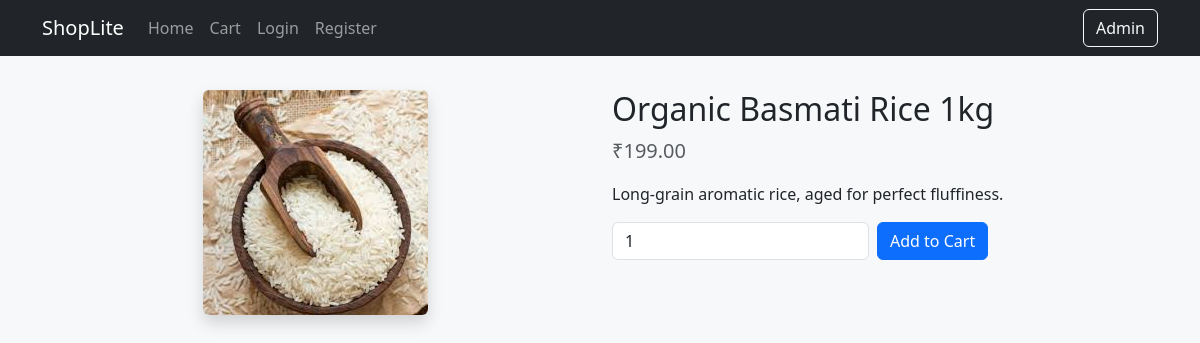
/product.php?id=2, run on the app's committed database.
### tables this page shows
CREATE TABLE products (
  id INT AUTO_INCREMENT PRIMARY KEY,
  name VARCHAR(200) NOT NULL,
  description TEXT,
  price DECIMAL(10,2) NOT NULL DEFAULT 0.00,
  created_at TIMESTAMP DEFAULT CURRENT_TIMESTAMP
);

### includes/functions.php (called while the page is built, shortened)
<?php
function money($amount): string { return '₹' . number_format((float)$amount, 2); }

### public/product.php (the view, shortened to what this page needs)
<?php
require __DIR__ . '/../includes/db.php';
require __DIR__ . '/../includes/functions.php';
$id = (int)($_GET['id'] ?? 0);
$st = $pdo->prepare('SELECT * FROM products WHERE id = ?');
$st->execute([$id]);
$product = $st->fetch();
$imageMap = [
  'Cold Pressed Groundnut Oil 1L' => '../assets/img/cold-pressed-groundnut-oil.jpeg',
  'Organic Basmati Rice 1kg' => '../assets/img/organic-basmati-rice.jpeg',
  'Sunrise Tea 250g' => '../assets/img/sunrise-tea.jpeg'
];
$imageFile = $imageMap[$product['name']] ?? '../assets/img/placeholder.png';
include __DIR__ . '/../includes/header.php';
?>
<div class="row g-4">
  <div class="col-md-6 text-center">
    <img src="<?= $imageFile ?>" class="img-fluid rounded shadow" alt="<?= htmlspecialchars($product['name']) ?>" style="max-height:400px; object-fit:contain;">
  </div>
  <div class="col-md-6">
    <h2><?= htmlspecialchars($product['name']) ?></h2>
    <p class="text-muted fs-5"><?= money($product['price']) ?></p>
    <p><?= nl2br(htmlspecialchars($product['description'])) ?></p>
    <form method="post" class="d-flex gap-2 align-items-center mt-3">
      <input type="number" name="qty" min="1" value="1" class="form-control w-auto">
      <button class="btn btn-primary">Add to Cart</button>
    </form>
  </div>
</div>
<?php include __DIR__ . '/../includes/footer.php'; ?>

### assets/css/style.css (style rules this page uses)
body { background:#f7f8fa }

### data on the page
products: name "Organic Basmati Rice 1kg", price "₹199.00", description "Long-grain aromatic rice, aged for perfect fluffiness."
